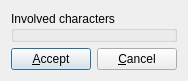
<?xml version="1.0" encoding="UTF-8"?>
<ui version="4.0">
 <class>selectCharacterDialog</class>
 <widget class="QDialog" name="selectCharacterDialog">
  <property name="windowModality">
   <enum>Qt::ApplicationModal</enum>
  </property>
  <property name="geometry">
   <rect>
    <x>0</x>
    <y>0</y>
    <width>400</width>
    <height>300</height>
   </rect>
  </property>
  <property name="windowTitle">
   <string>Combat manager</string>
  </property>
  <layout class="QVBoxLayout" name="verticalLayout">
   <property name="sizeConstraint">
    <enum>QLayout::SetFixedSize</enum>
   </property>
   <item>
    <widget class="QGroupBox" name="groupBox">
     <property name="title">
      <string>Involved characters</string>
     </property>
    </widget>
   </item>
   <item>
    <layout class="QHBoxLayout" name="horizontalLayout">
     <item>
      <widget class="QPushButton" name="pushAccept">
       <property name="text">
        <string>&amp;Accept</string>
       </property>
       <property name="default">
        <bool>true</bool>
       </property>
      </widget>
     </item>
     <item>
      <widget class="QPushButton" name="pushCancel">
       <property name="text">
        <string>&amp;Cancel</string>
       </property>
      </widget>
     </item>
    </layout>
   </item>
  </layout>
 </widget>
 <resources/>
 <connections>
  <connection>
   <sender>pushAccept</sender>
   <signal>clicked()</signal>
   <receiver>selectCharacterDialog</receiver>
   <slot>accept()</slot>
   <hints>
    <hint type="sourcelabel">
     <x>128</x>
     <y>216</y>
    </hint>
    <hint type="destinationlabel">
     <x>175</x>
     <y>283</y>
    </hint>
   </hints>
  </connection>
  <connection>
   <sender>pushCancel</sender>
   <signal>clicked()</signal>
   <receiver>selectCharacterDialog</receiver>
   <slot>reject()</slot>
   <hints>
    <hint type="sourcelabel">
     <x>309</x>
     <y>220</y>
    </hint>
    <hint type="destinationlabel">
     <x>325</x>
     <y>266</y>
    </hint>
   </hints>
  </connection>
 </connections>
</ui>
